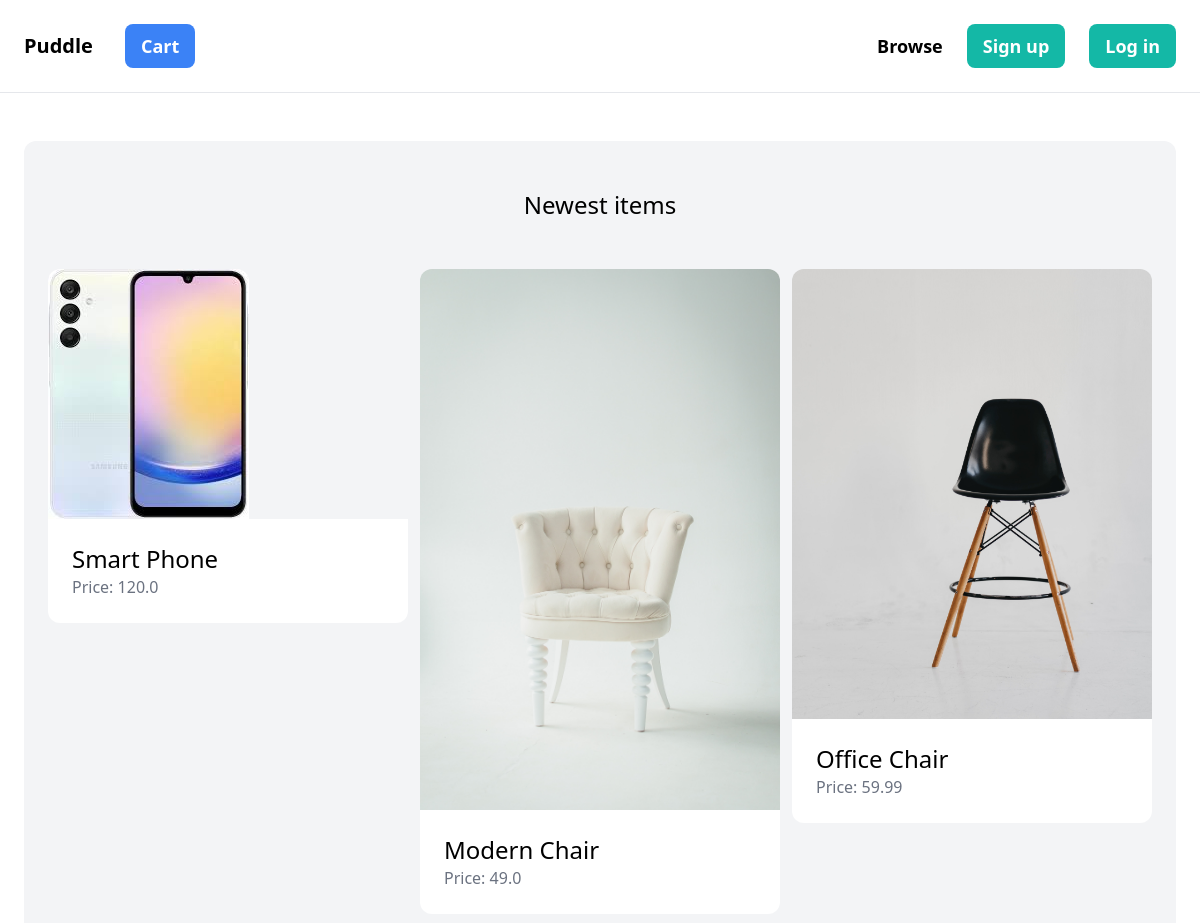
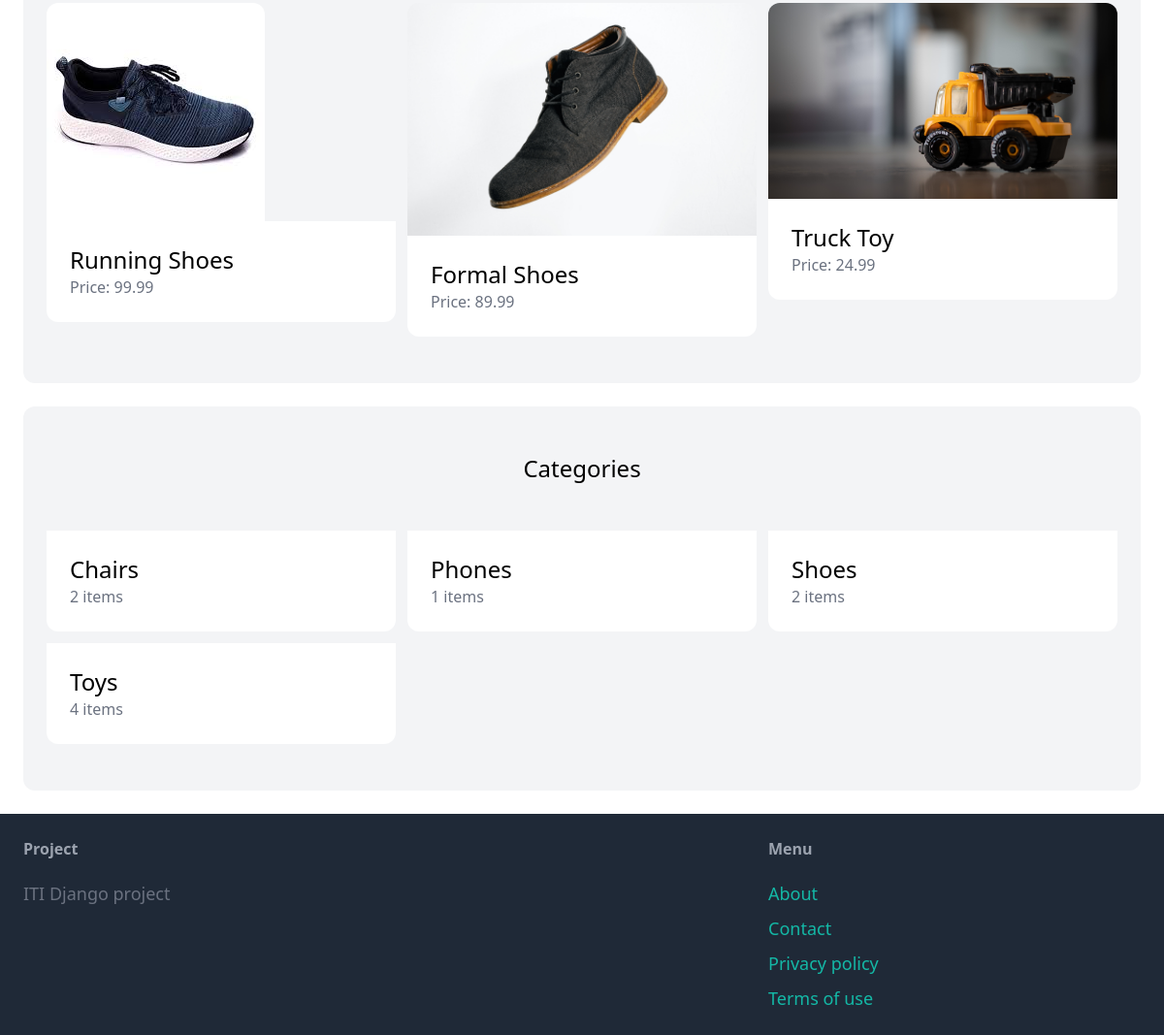
The page / on the database its author committed (2 pictures, top to bottom).
### item/models.py (models this page shows, shortened)
class Item(models.Model):
    category = models.ForeignKey(Category, related_name='items', on_delete=models.CASCADE)
    name = models.CharField(max_length=255)
    description = models.TextField(blank=True, null=True)
    price = models.FloatField()
    image = models.ImageField(upload_to='item_images', blank=True, null=True)
    is_sold = models.BooleanField(default=False)
    created_by = models.ForeignKey(User, related_name='items', on_delete=models.CASCADE)
    created_at = models.DateTimeField(auto_now_add=True)

class Category(models.Model):
    name = models.CharField(max_length=255)
    class Meta:
        ordering = ('name',)
        verbose_name_plural = 'Categories'

### core/views.py (the view)
# urls.py: path('', views.index, name='index'),
def index(request):
    items = Item.objects.filter(is_sold=False)[0:6]
    categories = Category.objects.all()
    return render(request, 'core/index.html', {
        'categories': categories,
        'items': items,
    })

### core/templates/core/index.html (shortened to what this page needs)
{% extends 'core/base.html' %}
{% block content %}
    <div class="mt-6 px-6 py-12 bg-gray-100 rounded-xl">
        <h2 class="mb-12 text-2xl text-center">Newest items</h2>
        <div class="grid grid-cols-3 gap-3">
            {% for item in items %}
                <div>
                    <a href="{% url 'item:detail' item.id %}">
                        <div>
                            <img src="{{ item.image.url }}" class="rounded-t-xl">
                        </div>
                        <div class="p-6 bg-white rounded-b-xl">
                            <h2 class="text-2xl">{{ item.name }}</h2>
                            <p class="text-gray-500">Price: {{ item.price }}</p>
                        </div>
                    </a>
                </div>
            {% endfor %}
        </div>
    </div>
    <div class="mt-6 px-6 py-12 bg-gray-100 rounded-xl">
        <h2 class="mb-12 text-2xl text-center">Categories</h2>
        <div class="grid grid-cols-3 gap-3">
            {% for category in categories %}
                <div>
                    <a href="{% url 'item:items' %}?category={{ category.id }}">
                        <div class="p-6 bg-white rounded-b-xl">
                            <h2 class="text-2xl">{{ category.name }}</h2>
                            <p class="text-gray-500">{{ category.items.count }} items</p>
                        </div>
                    </a>
                </div>
            {% endfor %}
        </div>
    </div>
{% endblock %}

### rows shown on the page
Item: image (picture), name "Smart Phone", price "120.0"
Item: image (picture), name "Modern Chair", price "49.0"
Item: image (picture), name "Office Chair", price "59.99"
Item: image (picture), name "Running Shoes", price "99.99"
Item: image (picture), name "Formal Shoes", price "89.99"
Item: image (picture), name "Truck Toy", price "24.99"
Category: name "Chairs", items.count "2"
Category: name "Phones", items.count "1"
Category: name "Shoes", items.count "2"
Category: name "Toys", items.count "4"
